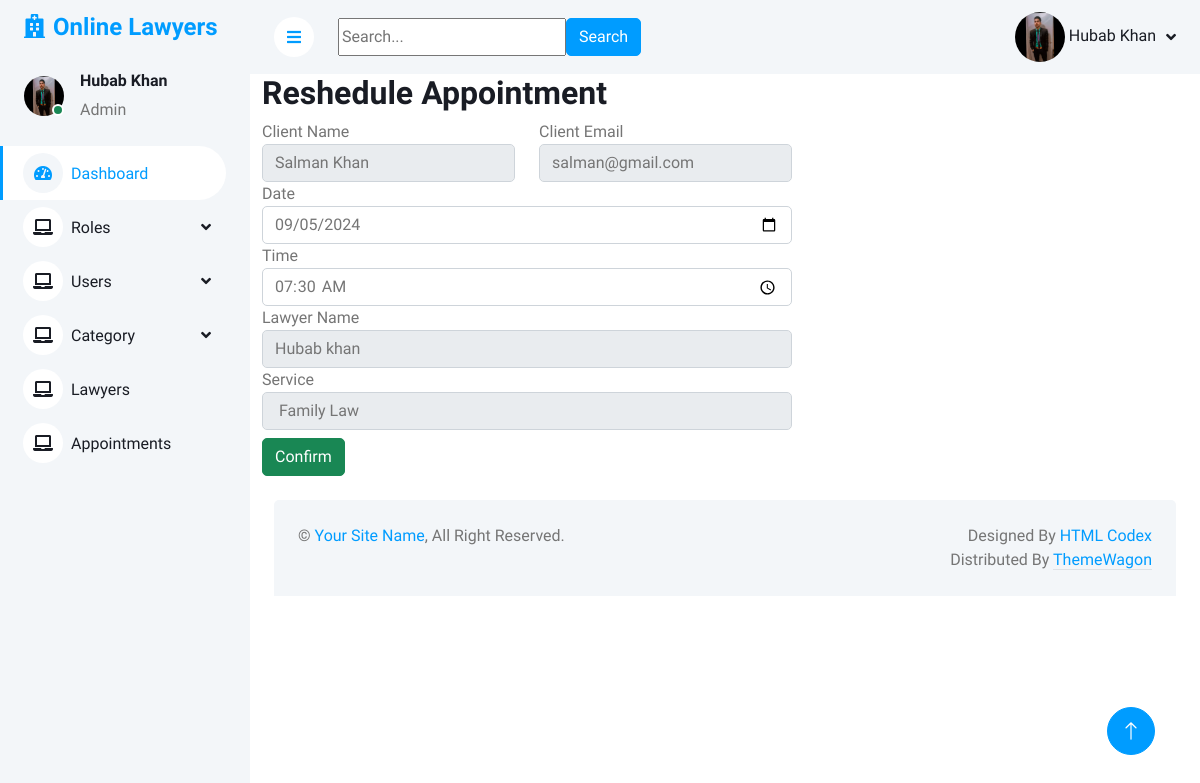
The page /admin/edit_app.php?id=5 (signed in) on the database its author committed.
### tables this page shows
CREATE TABLE `users` (
  `user_id` int(11) NOT NULL,
  `name` varchar(255) NOT NULL,
  `email` varchar(255) NOT NULL,
  `password` varchar(255) NOT NULL,
  `profile_picture` varchar(255) NOT NULL,
  `role_id` int(11) NOT NULL
);

CREATE TABLE `appointments` (
  `id` int(11) NOT NULL,
  `username` varchar(255) NOT NULL,
  `email` varchar(255) NOT NULL,
  `date` date NOT NULL,
  `time` time NOT NULL,
  `lawname` varchar(255) NOT NULL,
  `service` varchar(255) NOT NULL,
  `status` varchar(255) NOT NULL
);

### admin/edit_app.php (the view, shortened to what this page needs)
<?php
include "db.php";
include "header.php";
$id = $_GET['id'];
$sql = "SELECT * from appointments where id = '$id'";
$result = mysqli_query($conn,$sql);
if(mysqli_num_rows($result) > 0){
  $row = mysqli_fetch_assoc($result);
}
 ?>
  <main id="main">
 <section id="app" class="contact">
      <div class="container">
        <div class="section-title">
          <h2 id="bookApp"> Reshedule Appointment </h2>
        </div>
        <div class="row" data-aos="fade-in">
          <div class="col-lg-7 mt-5 mt-lg-0 d-flex align-items-stretch">
            <form method="post" class="php-email-form">
              <div class="row">
                <div class="form-group col-md-6">
                  <label for="name">Client Name</label>
                  <input type="text" name="name" class="form-control" id="name" name="name" readonly value="<?php echo $row['username'];?>">
                </div>
                <div class="form-group col-md-6">
                  <label for="name">Client Email</label>
                  <input type="email" class="form-control" name="email" id="email"  readonly value="<?php echo $row['email'];?>">
                </div>
              <div class="form-group">
                <label for="name">Date</label>
                <input type="date" class="form-control datetimepicker-input" placeholder="Select Date" data-target="#date" data-toggle="datetimepicker" name="date" value="<?php echo $row['date'];?>">
              </div>
              <div class="form-group">
                <label for="name">Time</label>
                <input type="time" class="form-control  datetimepicker-input" placeholder="Select Time" data-target="#time" data-toggle="datetimepicker" name="time" value="<?php echo $row['time'];?>">
              </div>
              <div class="form-group">
                <label for="name">Lawyer Name</label>
                <input type="text" class="form-control" name="lawname" id="subject" readonly value="<?php echo $row['lawname'];?> " required>
              </div>
              <div class="form-group">
              <label for="name">Service</label>
              <input type="text" class="form-control" name="dep" id="subject" readonly value="<?php echo $row['service'];?>" required>
            </div>
          </div>
          <input type="submit" name="Submit" value="Confirm" class="btn btn-success mt-2" >
          </form>
      </div>
      </section>
</main>
</body>
</html>
  <a href="#" class="back-to-top d-flex align-items-center justify-content-center"><i class="bi bi-arrow-up-short"></i></a>
  <?php include 'footer.php' ?>

### admin/header.php (shortened to what this page needs)
<?php
include 'db.php';
$user_id = $_SESSION['user_id'];
$sql = "SELECT profile_picture FROM users WHERE user_id = $user_id";
$result = mysqli_query($conn, $sql);
if ($result && mysqli_num_rows($result) > 0) {
    $row = mysqli_fetch_assoc($result);
    $profile_picture = $row['profile_picture'];
} else {
    $profile_picture = null;
}
?>
<!DOCTYPE html>
<html lang="en">
   <head>
      <link href="https://cdnjs.cloudflare.com/ajax/libs/font-awesome/5.10.0/css/all.min.css" rel="stylesheet">
      <link href="https://cdn.jsdelivr.net/npm/bootstrap-icons@1.4.1/font/bootstrap-icons.css" rel="stylesheet">
      <link href="lib/owlcarousel/assets/owl.carousel.min.css" rel="stylesheet">
      <link href="lib/tempusdominus/css/tempusdominus-bootstrap-4.min.css" rel="stylesheet" />
      <link href="css/bootstrap.min.css" rel="stylesheet">
      <link href="css/style.css" rel="stylesheet">
   </head>
   <body>
      <div class="container-xxl position-relative bg-white d-flex p-0">
      <div class="sidebar pe-4 pb-3">
         <nav class="navbar bg-light navbar-light">
            <a href="index.php" class="navbar-brand mx-4 mb-3">
               <h4 class="text-primary"><i class="fa fa-hospital me-2"></i>Online Lawyers</h4>
            </a>
            <div class="d-flex align-items-center ms-4 mb-4">
               <div class="position-relative">
               <img src="uploads-images/<?php echo htmlspecialchars($profile_picture); ?>" alt="Profile Picture" style="width: 40px; height: 40px; border-radius: 50%;">
                  <div class="bg-success rounded-circle border border-2 border-white position-absolute end-0 bottom-0 p-1"></div>
               </div>
               <div class="ms-3">
                  <h6><?php echo $_SESSION['name']; ?></h6>
                  <span>Admin</span>
               </div>
            </div>
            <div class="navbar-nav w-100">
               <a href="index.php" class="nav-item nav-link active"><i class="fa fa-tachometer-alt me-2"></i>Dashboard</a>
               <div class="nav-item dropdown">
                  <a href="#" class="nav-link dropdown-toggle" data-bs-toggle="dropdown"><i class="fa fa-laptop me-2"></i>Roles</a>
               </div>
               <div class="nav-item dropdown">
                  <a href="#" class="nav-link dropdown-toggle" data-bs-toggle="dropdown"><i class="fa fa-laptop me-2"></i>Users</a>
               </div>
               <div class="nav-item dropdown">
                  <a href="#" class="nav-link dropdown-toggle" data-bs-toggle="dropdown"><i class="fa fa-laptop me-2"></i>Category</a>
               </div>
               <a href="lawyers.php" class="nav-item nav-link"><i class="fa fa-laptop me-2"></i>Lawyers</a>
               <a href="appointment.php" class="nav-item nav-link"><i class="fa fa-laptop me-2"></i>Appointments</a>
            </div>
         </nav>
      </div>
      <div class="content">
      <nav class="navbar navbar-expand bg-light navbar-light sticky-top px-4 py-0">
         <a href="#" class="sidebar-toggler flex-shrink-0">
         <i class="fa fa-bars"></i>
         </a>
         <form class="d-none d-md-flex ms-4" action="" method="get">
            <input type="text" name="query"  placeholder="Search...">
            <button type="submit" class="btn btn-primary">Search</button>
         </form>
         <div class="navbar-nav align-items-center ms-auto">
            <div class="nav-item dropdown">
    <a href="#" class="nav-link dropdown-toggle" data-bs-toggle="dropdown">
        <?php if (!empty($profile_picture)) { ?>
            <img src="uploads-images/<?php echo htmlspecialchars($profile_picture); ?>" alt="Profile Picture" style="width: 50px; height: 50px; border-radius: 50%;">
        <?php } else { ?>
            <p>No profile picture available.</p>
        <?php } ?>
        <span class="d-none d-lg-inline-flex"><?php echo htmlspecialchars($_SESSION['name']); ?></span>
    </a>
</div>
         </div>
      </nav>

### admin/css/style.css (style rules this page uses)
:root { --primary: #009CFF; --light: #F3F6F9; --dark: #191C24; }
.back-to-top { position: fixed; display: none; right: 45px; bottom: 45px; z-index: 99; }
.btn { transition: .5s; }
.btn.btn-primary { color: #FFFFFF; }
.sidebar { position: fixed; top: 0; left: 0; bottom: 0; width: 250px; height: 100vh; overflow-y: auto; background: var(--light); transition: 0.5s; z-index: 999; }
.content { margin-left: 250px; min-height: 100vh; background: #FFFFFF; transition: 0.5s; }
@media (min-width: 992px) { .sidebar { margin-left: 0; } }
@media (min-width: 992px) { .content { width: calc(100% - 250px); } }
.sidebar .navbar .navbar-nav .nav-link { padding: 7px 20px; color: var(--dark); font-weight: 500; border-left: 3px solid var(--light); border-radius: 0 30px 30px 0; outline: none; }
.sidebar .navbar .navbar-nav .nav-link:hover, .sidebar .navbar .navbar-nav .nav-link.active { color: var(--primary); background: #FFFFFF; border-color: var(--primary); }
.sidebar .navbar .navbar-nav .nav-link i { width: 40px; height: 40px; display: inline-flex; align-items: center; justify-content: center; background: #FFFFFF; border-radius: 40px; }
.sidebar .navbar .navbar-nav .nav-link:hover i, .sidebar .navbar .navbar-nav .nav-link.active i { background: var(--light); }
.sidebar .navbar .dropdown-toggle::after { position: absolute; top: 15px; right: 15px; border: none; content: "\f107"; font-family: "Font Awesome 5 Free"; font-weight: 900; transition: .5s; }
.content .navbar .navbar-nav .nav-link { margin-left: 25px; padding: 12px 0; color: var(--dark); outline: none; }
.content .navbar .sidebar-toggler, .content .navbar .navbar-nav .nav-link i { width: 40px; height: 40px; display: inline-flex; align-items: center; justify-content: center; background: #FFFFFF; border-radius: 40px; }
.content .navbar .dropdown-toggle::after { margin-left: 6px; vertical-align: middle; border: none; content: "\f107"; font-family: "Font Awesome 5 Free"; font-weight: 900; transition: .5s; }

### rows shown on the page
users: profile_picture (picture)
appointments: name "Salman Khan", email "salman@gmail.com", date "09/05/2024", time "07:30:00", lawname "Hubab khan", dep "Family Law"

### other values the page prints
$_SESSION['name'] "Hubab Khan"
